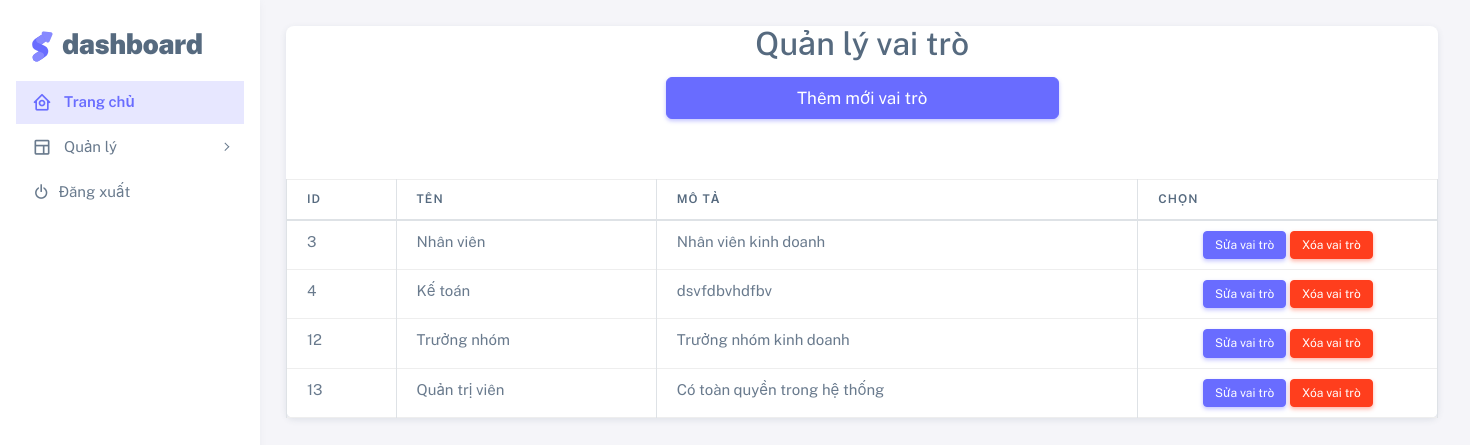
The app's page /admin/manage/roles/roles.php with its own data.
### tables this page shows
CREATE TABLE `roles` (
  `id` int(10) NOT NULL,
  `name` varchar(100) NOT NULL,
  `description` varchar(200) NOT NULL,
  `deleted_at` timestamp NULL DEFAULT NULL,
  `created_at` timestamp NULL DEFAULT NULL,
  `updated_at` timestamp NULL DEFAULT NULL
);

### admin/manage/roles/roles.php (the view, shortened to what this page needs)
<?php
include '../../../connectDB/ConnectDB.php';
include("../../nav.php");
?>
<?php
$sql    = "SELECT * FROM roles WHERE deleted_at IS NULL";
$query  = mysqli_query($ketnoi, $sql);
$num_rows  = mysqli_num_rows($query);
$roles = array();
if ($num_rows > 0) {
    while ($row = mysqli_fetch_array($query)) {
        $roles[] = [
            'id'    => $row['id'],
            'name'  => $row['name'],
            'description' => $row['description']
        ];
    }
}
?>
<!DOCTYPE html>
<html>
<head>
    <link rel="stylesheet" href="../../../assets/css/roles.css" />
    <link rel="stylesheet" href="https://maxcdn.bootstrapcdn.com/bootstrap/4.3.1/css/bootstrap.min.css">
    <link rel="stylesheet" href="../assets/css/login.css" />
    <link rel="stylesheet" href="https://cdnjs.cloudflare.com/ajax/libs/font-awesome/5.15.1/css/all.min.css" />
    <link rel="stylesheet" href="../../../assets/vendor/fonts/boxicons.css" />
    <link rel="stylesheet" href="../../../assets/vendor/css/core.css" class="template-customizer-core-css" />
    <link rel="stylesheet" href="../../../assets/vendor/css/theme-default.css" class="template-customizer-theme-css" />
    <link rel="stylesheet" href="../../../assets/css/demo.css" />
    <link rel="stylesheet" href="../../../assets/css/home.css" />
    <link rel="stylesheet" href="../../../assets/vendor/libs/perfect-scrollbar/perfect-scrollbar.css" />
    <link rel="stylesheet" href="../../../assets/vendor/libs/apex-charts/apex-charts.css" />
</head>
<body>
    <div class="container-xxl flex-grow-1 container-p-y">
        <div class="row">
            <div class="col-lg-10 mb-4 order-0">
                <div class="card">
                    <div class="d-flex align-items-end row">
                        <h2> Quản lý vai trò </h2>
                        <a id="clickModal" data-toggle="modal" data-target="#myModal" class="btn btn-primary col-4" style="color: white; font-size:17px;"> Thêm mới vai trò </a>
                        <div class="">
                        <table class="table table-bordered" style="margin-top: 60px;border:1px solid #eee">
                            <thead>
                                <tr>
                                    <th>ID</th>
                                    <th>Tên</th>
                                    <th>Mô tả</th>
                                    <th style="width:300px">CHỌN</th>
                                </tr>
                            </thead>
                            <tbody>
                                <?php foreach ($roles as $item) { ?>
                                    <tr>
                                        <td><?= $item['id']; ?></td>
                                        <td><?= $item['name']; ?></td>
                                        <td><?= $item['description']; ?></td>
                                        <td style="width:200px;text-align:center">
                                            <a href="edit-role.php?id=<?= $item['id']; ?>" class="btn btn-primary btn-sm"> Sửa vai trò </a>
                                            <a onclick="return confirm('Bạn có chắc xóa không ?')" href="delete-role.php?id=<?= $item['id']; ?>" class="btn btn-danger btn-sm"> Xóa vai trò </a>
                                        </td>
                                    </tr>
                                <?php } ?>
                            </tbody>
                        </table>
                        </div>
                    </div>
                </div>
            </div>
        </div>
    </div>
</body>
</html>

### assets/css/home.css (style rules this page uses)
.container-xxl { margin-left: 260px; }

### assets/css/roles.css (style rules this page uses)
h2 { text-align: center; }
.col-4 { width: 300px; margin: 0 auto; }

### assets/css/login.css (style rules this page uses)
@media (min-width: 540px) { #clickModal { cursor: pointer; color: rgb(0, 102, 255); } }

### records on screen
roles: id "3", name "Nhân viên", description "Nhân viên kinh doanh"
roles: id "4", name "Kế toán", description "dsvfdbvhdfbv"
roles: id "12", name "Trưởng nhóm", description "Trưởng nhóm kinh doanh"
roles: id "13", name "Quản trị viên", description "Có toàn quyền trong hệ thống"
